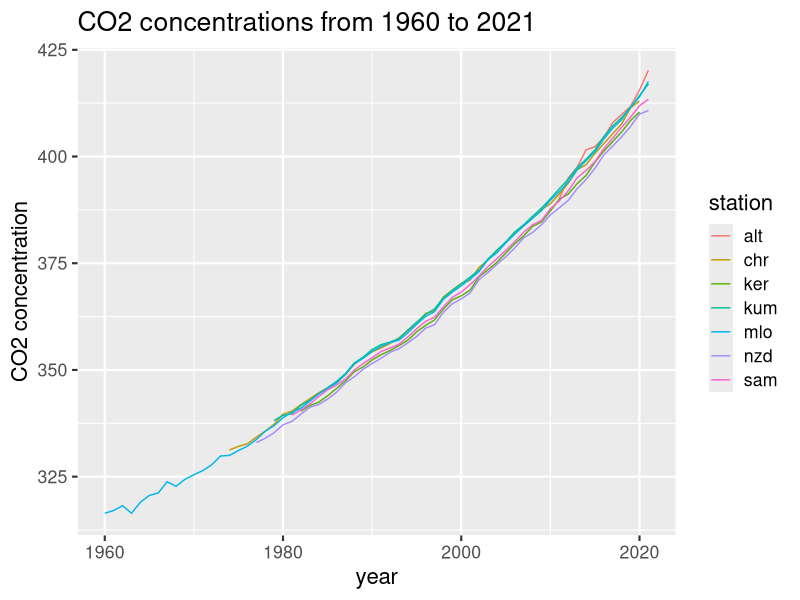
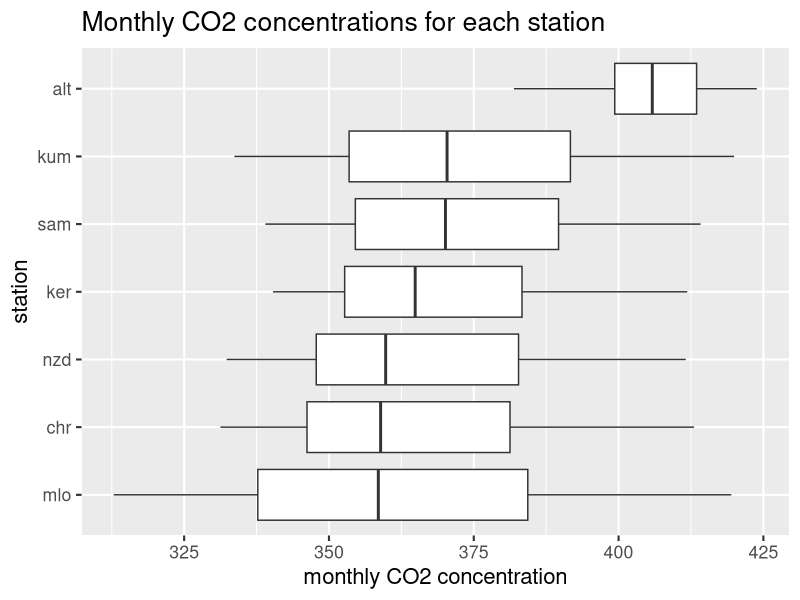
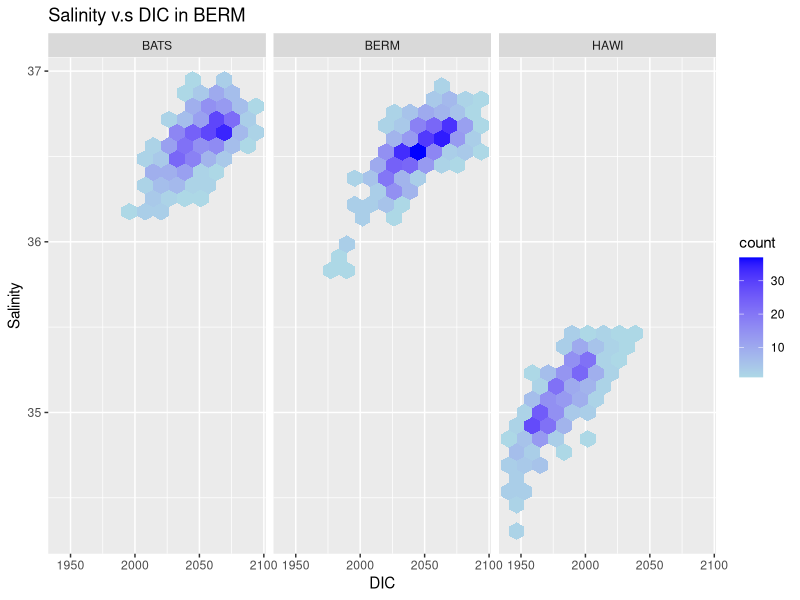
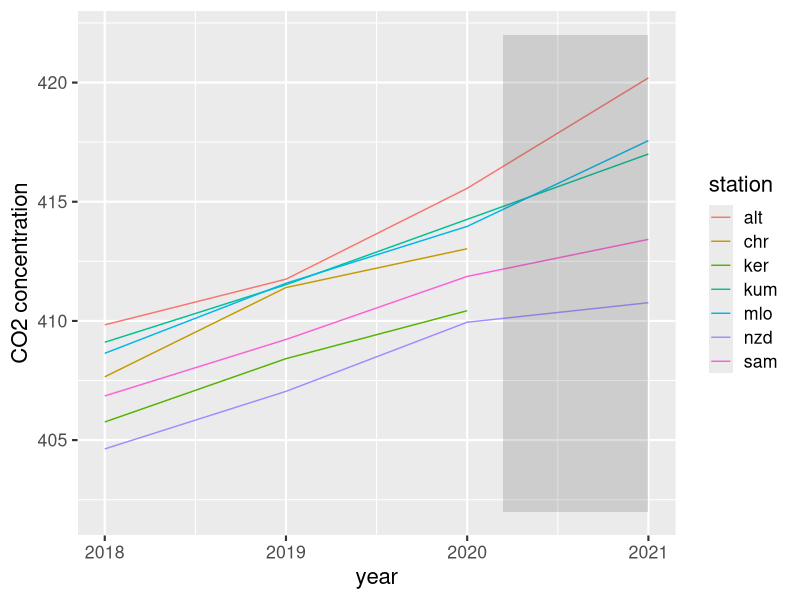

Reproduce these figures in R, in order.
## ---- chunk 1
library(ggplot2)

yearly_co2_tidy = read.csv("./data/yearly_co2_tidy.csv")
ggplot(data = na.omit(yearly_co2_tidy), aes(x = Yr, y = CO2_concentration, color = station)) +
  geom_line() +
  ggtitle("CO2 concentrations from 1960 to 2021") +
  labs(x = "year", y = "CO2 concentration") + 
  theme_grey(16)
## ---- chunk 2

## ---- chunk 3
library(tidyverse)
monthly_co2 <- read.csv("./data/monthly_flask_co2.csv")
monthly_co2_tidy <- monthly_co2 %>%
  pivot_longer(cols = -c(Yr,Mn), names_to = "station", 
               values_to = "CO2_concentration")
ggplot(monthly_co2_tidy, aes(x=fct_reorder(station,CO2_concentration,na.rm=TRUE), y=CO2_concentration)) +
  geom_boxplot() +
  coord_flip() +
  ggtitle("Monthly CO2 concentrations for each station") +
  labs(x = "station", y = "monthly CO2 concentration") + 
  theme_grey(16)
## ---- chunk 4
sw_berm <- read_csv("./data/BERM.csv")
sw_bats <- read_csv("./data/BATS.csv")
sw_hawi <- read_csv("./data/HAWI.csv")
sw_total <- rbind(sw_berm, sw_bats, sw_hawi)
ggplot(sw_total, aes(x=DIC,y=Salinity)) + ggtitle("Salinity v.s DIC in BERM") + facet_wrap(~Station) +
  geom_hex(bins=30) + scale_fill_gradient(low = "lightblue", high = "blue")
## ---- chunk 5
df_covid <- na.omit(yearly_co2_tidy)[260:285,]
ggplot(data = df_covid, aes(x = Yr, y = CO2_concentration, color = station)) +
  geom_line() +
  annotate("rect", xmin = 2020.2, xmax = 2021, alpha = .2, ymin = 402, ymax = 422) +
  labs(x = "year", y = "CO2 concentration") + 
  theme_grey(16)
